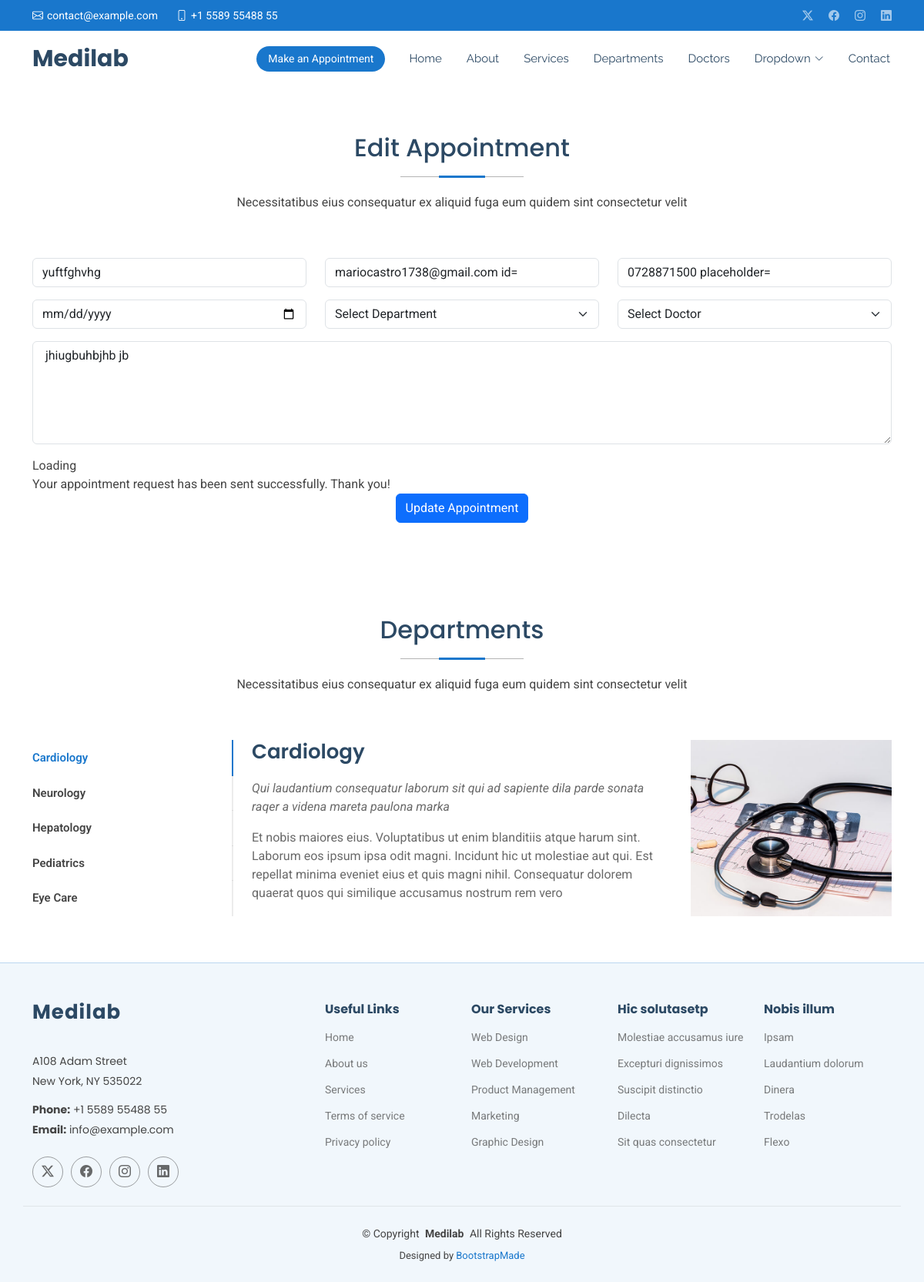
/edit/7, run on an earlier commit of the app's database.
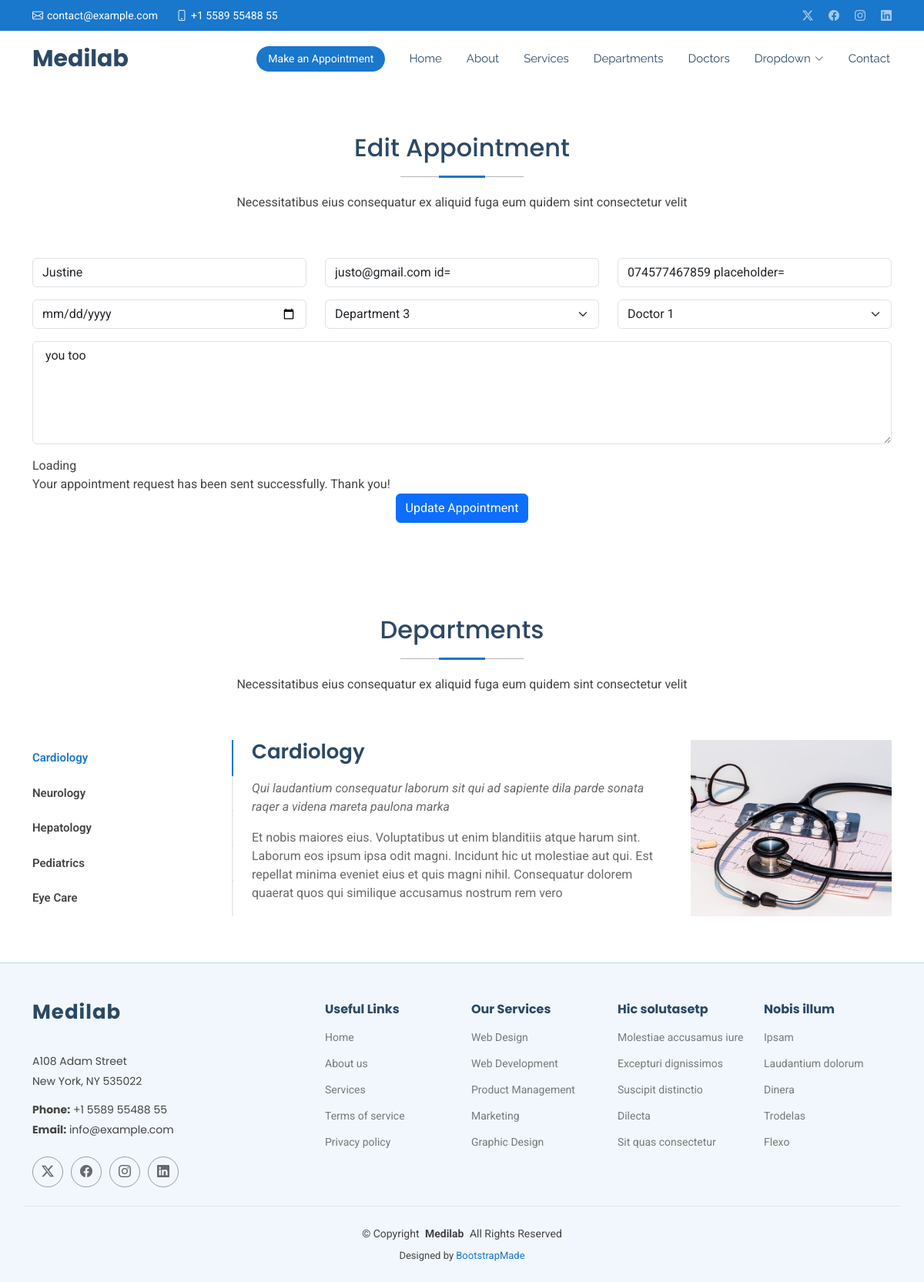
And on a later commit of the database.
### medapp/models.py (models this page shows, shortened)
class Appointment(models.Model):
    name = models.CharField(max_length=50)
    email = models.EmailField()
    phone = models.CharField(max_length=15)
    date = models.DateField()
    department = models.CharField(max_length=50)
    doctor = models.CharField(max_length=50)
    message = models.TextField()

### medapp/views.py (the view)
# urls.py: path('edit/<int:id>', views.edit,name='edit'),
def edit(request,id):
    appointment = get_object_or_404 (Appointment,id=id)
    if request.method == 'POST':
        appointment.name = request.POST.get('name')
        appointment.email = request.POST.get('email')
        appointment.phone = request.POST.get('phone')
        appointment.date = request.POST.get('date')
        appointment.doctor = request.POST.get('doctor')
        appointment.department = request.POST.get('department')
        appointment.message = request.POST.get('message')
        appointment.save()
        return redirect('/show')
    else:
        return render(request, 'edit.html', {'appointment': appointment})

### Templates/edit.html (shortened to what the changed rows need)
{% extends 'starter-page.html' %}
{% load static %}
{% block content %}
    <section id="appointment" class="appointment section">
      <div class="container section-title" data-aos="fade-up">
        <h2>Edit Appointment</h2>
      </div>
      <div class="container" data-aos="fade-up" data-aos-delay="100">
        <form method="post" >
          <div class="row">
            <div class="col-md-4 form-group">
              <input type="text" name="name" class="form-control" id="name" value="{{ appointment.name }}" placeholder="Your Name" required="">
            </div>
            <div class="col-md-4 form-group mt-3 mt-md-0">
              <input type="email" class="form-control" name="email"  value="{{ appointment.email }} id="email" placeholder="Your Email" required="">
            </div>
            <div class="col-md-4 form-group mt-3 mt-md-0">
              <input type="tel" class="form-control" name="phone" id="phone"  value="{{ appointment.phone}} placeholder="Your Phone" required="">
            </div>
          </div>
          <div class="row">
            <div class="col-md-4 form-group mt-3">
              <input type="date" name="date" class="form-control datepicker" id="date"  value="{{ appointment.date }} placeholder="Appointment Date" required="">
            </div>
            <div class="col-md-4 form-group mt-3">
              <select name="department" id="department" value="{{ appointment.department }}" class="form-select" required="">
                <option value="">Select Department</option>
                <option value="Department 3"  {% if appointment.department == "Department 3" %}selected{% endif %} >Department 3</option>
              </select>
            </div>
            <div class="col-md-4 form-group mt-3">
              <select name="doctor" id="doctor" class="form-select" required="">
                <option value="">Select Doctor</option>
                <option value="Doctor 1" {% if appointment.doctor == "Doctor 1" %}selected{% endif %} >Doctor 1</option>
              </select>
            </div>
          </div>
          <div class="form-group mt-3">
            <textarea class="form-control" name="message" rows="5" placeholder="Message (Optional)"> {{ appointment.message }}</textarea>
          </div>
        </form>
      </div>
    </section>
    <section id="departments" class="departments section">
      <div class="container section-title" data-aos="fade-up">
        <h2>Departments</h2>
      </div>
    </section>
{% endblock %}

What changed in the data, as far as the page shows it:
changed Appointment: name "yuftfghvhg" → "Justine"; email "mariocastro1738@gmail.com id=" → "justo@gmail.com id="; phone "0728871500 placeholder=" → "074577467859 placeholder="; department "Select Department" → "Department 3"; doctor (not shown) → "Doctor 1"; message "jhiugbuhbjhb jb" → "you too"
Also different on the page:
form field doctor: "Select Doctor" → (not shown)
